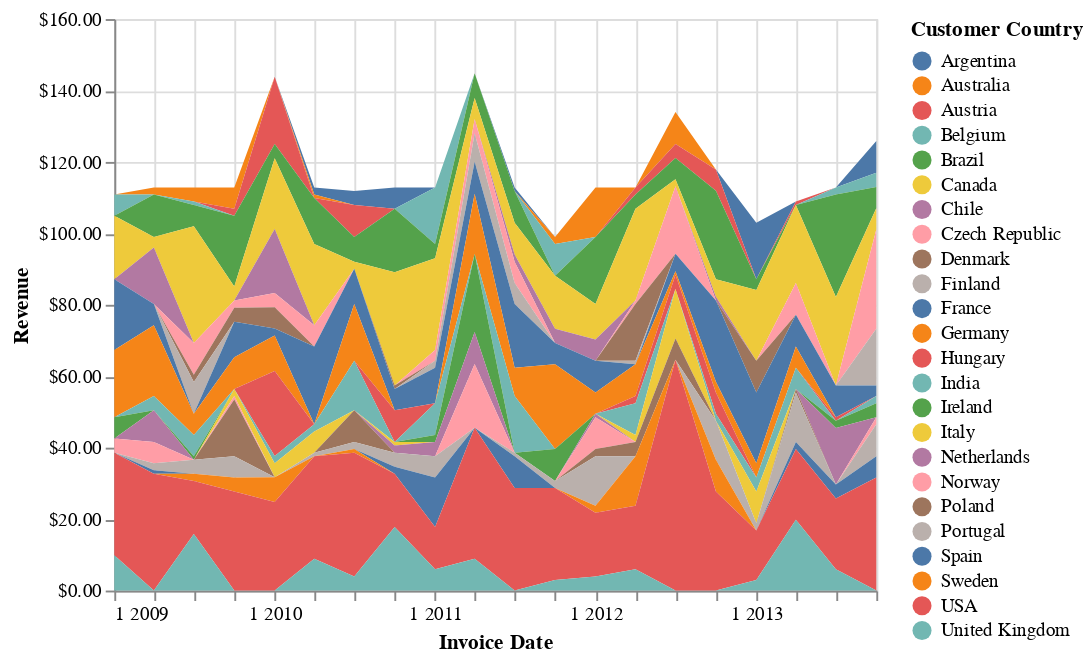

The notebook cell saved with this chart:
### Code cell
import altair as alt

project.chart().mark_area().encode(
    x=alt.X(project.dimensions.Quarter, timeUnit="yearquarter"),
    y=project.m.revenue,
    color=project.d.customer_country,
)

### Figure 1 — Vega-Lite specification as saved in the notebook (floating-point values rounded to 4 significant figures; data arrays with more than 128 entries replaced by an {"elided": "..."} marker saying what was removed)
{"config": {"view": {"continuousWidth": 400, "continuousHeight": 300}}, "data": {"name": "data-f6b17c717df51e48e1d8c9a90c5ad04d"}, "mark": "area", "encoding": {"color": {"field": "customer_country", "legend": {"title": "Customer Country"}, "type": "nominal"}, "x": {"axis": {"title": "Invoice Date", "format": "%q %-Y"}, "field": "Quarter", "timeUnit": "yearquarter", "type": "temporal"}, "y": {"axis": {"title": "Revenue", "format": "$01,.2f"}, "field": "revenue", "type": "quantitative"}}, "$schema": "https://vega.github.io/schema/vega-lite/v4.17.0.json", "datasets": {"data-f6b17c717df51e48e1d8c9a90c5ad04d": {"elided": "236 records"}}}
